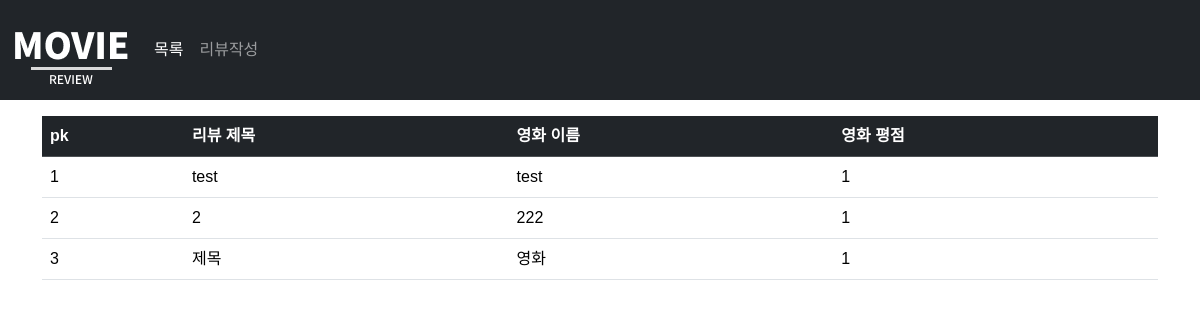
Before: / with the older database file.
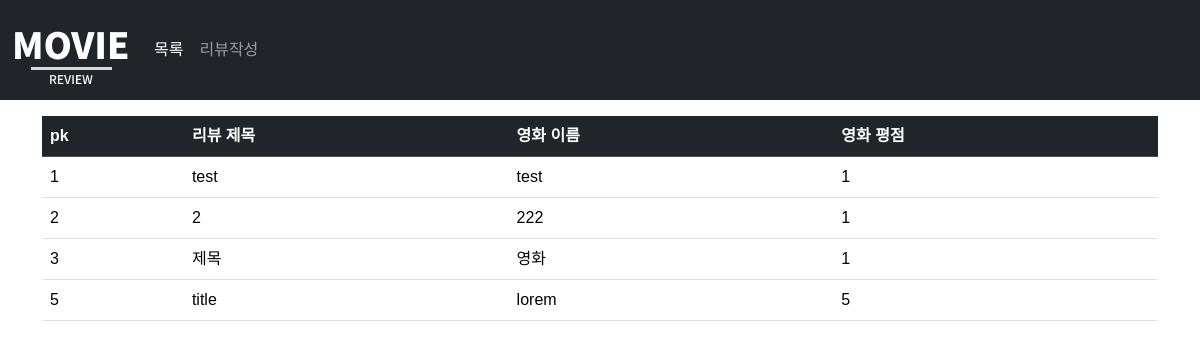
After: the same page with the newer database file.
### movie_review/models.py (models this page shows)
class Review(models.Model):
    title = models.CharField(max_length=20)
    content = models.TextField()
    movie_name = models.CharField(max_length=20)
    garde = models.IntegerField(default=1)
    created_at = models.DateTimeField(auto_now_add=True)
    updated_at = models.DateTimeField(auto_now=True)

### movie_review/views.py (the view)
# urls.py: path('', views.index, name='index'),
def index(request):
    review_list = Review.objects.order_by('pk')
    context = {
        'review_list' : review_list,
    }
    return render(request, 'movie_review/index.html', context)

### movie_review/templates/movie_review/index.html
{% extends 'base.html' %}
{% load static %}
{% load django_bootstrap5 %}
{% block content %}
  <div>
    <table class='table mt-3 table-hover'>
      <thead class='table-dark'>
        <tr>
          <th>pk</th>
          <th>리뷰 제목</th>
          <th>영화 이름</th>
          <th>영화 평점</th>
        </tr>
      </thead>
      <tbody>
        {% for review in review_list%}
          <tr>
            <td>{{review.pk}}</td>
            <td>
              <a href="{% url 'movie_review:detail' review.pk %}">
                {{review.title}}
              </a>
            </td>
            <td>{{review.movie_name}}</td>
            <td>{{review.garde}}</td>
          </tr>
        {% endfor %}
      </tbody>
    </table>
  </div>
{% endblock %}

Changed rows visible on the page:
added Review: pk "5", title "title", movie_name "lorem", garde "5"
